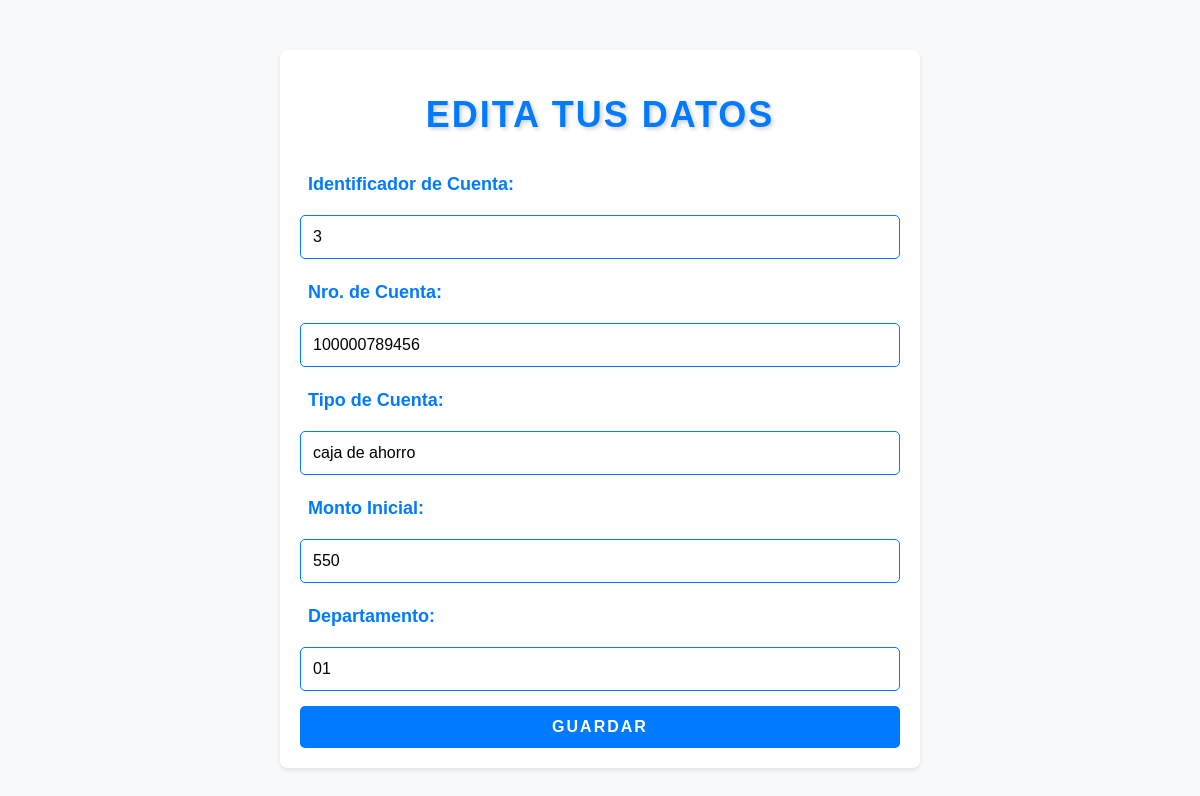
/pregunta_2/editar.php?idCuenta=3, run on the app's committed database.
### tables this page shows
CREATE TABLE `cuenta` (
  `idCuenta` int(20) NOT NULL,
  `nroCuenta` varchar(30) NOT NULL,
  `tipoCuenta` varchar(20) NOT NULL,
  `departamento` varchar(20) NOT NULL,
  `monto` int(20) NOT NULL,
  `idBanco` int(20) NOT NULL,
  `idUsuario` int(20) NOT NULL
);

### pregunta_2/editar.php (the view, shortened to what this page needs)
<?php
include "conexion.inc.php";
$idCuenta = $_GET["idCuenta"];
$sql = "SELECT * FROM cuenta WHERE idCuenta ='" .$idCuenta."'";
$resultado = mysqli_query($con, $sql);
$fila=mysqli_fetch_array($resultado);
?>
<!DOCTYPE html>
<html lang="en">
<head>
    <link rel="stylesheet" href="estilos/formulario.css">
</head>
<body>
    <div class="container">
        <h1>EDITA TUS DATOS</h1>
        <form action="guardaEdicion.php" method="GET">
            <label>Identificador de Cuenta: </label>
            <input type="text" name = "idCuenta" value="<?php echo $fila['idCuenta']?>" readonly/>
            <label>Nro. de Cuenta: </label>
            <input type="text" name = "nroCuenta" value="<?php echo $fila['nroCuenta']?>"/>
            <label>Tipo de Cuenta: </label>
            <input type="text" name = "tipoCuenta" value="<?php echo $fila['tipoCuenta']?>"/>
            <label>Monto Inicial: </label>
            <input type="text" name = "monto" value="<?php echo $fila['monto']?>"/>
            <label>Departamento: </label>
            <input type="text" name = "departamento" value="<?php echo $fila['departamento']?>"/>
            <input type="submit" name = "Guardar" value="GUARDAR"/>
        </form>
    </div>
</body>
</html>

### pregunta_2/estilos/formulario.css (style rules this page uses)
body { font-family: Arial, sans-serif; background-color: #f8f9fa; margin: 0; padding: 0; }
.container { width: 80%; max-width: 600px; margin: 50px auto; background-color: #fff; padding: 20px; border-radius: 8px; box-shadow: 0 2px 5px rgba(0, 0, 0, 0.1); }
h1 { text-align: center; color: #007bff; font-size: 36px; margin-bottom: 30px; text-transform: uppercase; letter-spacing: 2px; text-shadow: 2px 2px 4px rgba(0, 0, 0, 0.2); }
form { margin-top: 20px; }
label { display: block; margin-bottom: 12px; padding: 8px; font-size: 18px; font-weight: bold; color: #007bff; }
input[type="text"] { width: 100%; padding: 12px; font-size: 16px; border: 1px solid #007bff; border-radius: 5px; box-sizing: border-box; margin-bottom: 15px; transition: border-color 0.3s ease; }
input[type="submit"] { display: block; width: 100%; padding: 12px; font-size: 16px; font-weight: bold; text-transform: uppercase; letter-spacing: 2px; color: #fff; background-color: #007bff; border: none; border-radius: 5px; cursor: pointer; transition: background-color 0.3s ease; }

### data on the page
cuenta: idCuenta "3", nroCuenta "100000789456", tipoCuenta "caja de ahorro", monto "550", departamento "01"
